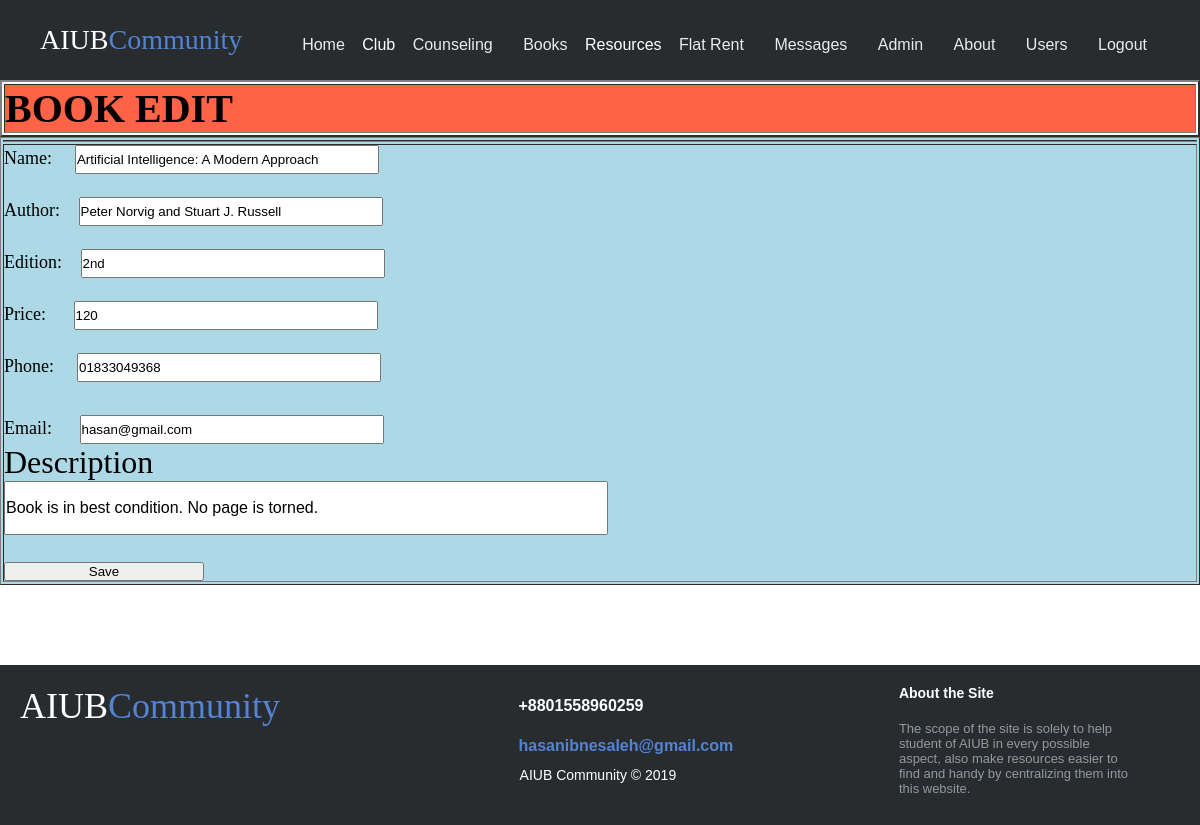
/App/Book/editBook.php?id=14 (signed in), run on the app's committed database.
### tables this page shows
CREATE TABLE `books` (
  `SL` int(255) NOT NULL,
  `Name` varchar(255) NOT NULL,
  `Author` varchar(255) NOT NULL,
  `Edition` varchar(255) NOT NULL,
  `Price` varchar(255) NOT NULL,
  `User` varchar(255) NOT NULL,
  `Image` varchar(255) NOT NULL,
  `Dir` varchar(255) NOT NULL,
  `Phone` varchar(255) NOT NULL,
  `Email` varchar(255) NOT NULL,
  `Description` varchar(1000) NOT NULL,
  `Approval` varchar(255) NOT NULL DEFAULT 'no'
);

### Library/db.php (called while the page is built)
<?php
$serverName="localhost";
$username="root";
$password="";
$databaseName="aiub community";
function executeNonQuery($query){
global $serverName,$username,$password,$databaseName;
$result=false;
$connection=mysqli_connect($serverName,$username,$password,$databaseName);
if($connection){
    $result=mysqli_query($connection,$query);
}
return $result;
}
function executeQuery($query){
    return executeNonQuery($query);
}
?>

### Data/user_data_access.php (called while the page is built, shortened)
<?php
include_once("../../Library/db.php");
function Book($id)
{
    $query="SELECT * FROM books WHERE SL = '$id'";
    $result=executeQuery($query);
    $book=null;
    if($result){
        $book=mysqli_fetch_assoc($result);
    }
    return $book;
}
?>

### Core/user_service.php (called while the page is built, shortened)
<?php
include_once("../../data/user_data_access.php");
function loadBook($id)
{
   return Book($id);
}
?>

### App/Book/editBook.php (the view, shortened to what this page needs)
<?php
$uname=$_SESSION['name'];
include_once("../../core/user_service.php");
$id=$_GET['id'];
$book=loadBook($id);
?>
<!DOCTYPE html>
<html>
<head>
  <link rel="stylesheet" href="../css/main.css" />
  <link rel="stylesheet" href="../css/header-fixed.css">
  <link rel="stylesheet" href="../CSS/assets/css/footer.css">
</head>
<body>
  <header class="header-fixed">
    <div class="header-limiter">
      <h1 style="font-family: Snell Roundhand,cursive;"><a href="../Admin/adminhome.php" >AIUB<span>Community</span></a></h1>
      <nav>
        <a href="../Admin/adminhome.php">Home</a>
        <div class="dropdown">
          <label>Club</label>
        </div>
        <a href="../Counseling/Altruists.php">Counseling</a>
        <a href="../Book/booksnew.php">Books</a>
        <div class="dropdown">
          <label>Resources</label>
        </div>
        <a href="../Flat/flats.php">Flat Rent</a>
        <a href="../Messages/Messages.php">Messages</a>
        <a href="../Profile/Profile.php"><?=$uname?></a>
        <a href="../About/About.php">About</a>
        <?php
        if ($uname=="Admin") {
          echo "<a href=\"../Admin/users.php\">Users</a>";
        }
        ?>
        <a href="../Login/logout.php">Logout</a>
      </nav>
    </div>
  </header>
  <table width="100%" border="2" align="center">
    <tr>
      <td colspan="3" align="center" style="background-color:Tomato;"><h1>BOOK EDIT</h1></td>
    </tr>
  </table>
      <table border="1" width="100%" align="center" style="background:LightBlue ;table-layout: fixed;">
          <tr>
          <td style="text-align: center;">
          </td>
        </tr>
        <tr>
            <td align="center">
        <form action="#" method="post" enctype="multipart/form-data" >
            <font size="4">Name: &nbsp;&nbsp;&nbsp;</font>
            <input type="text" name="name" style="width:300px;height: 25px;"  value="<?=$book['Name'] ?>"><br>
            <font size="4"><br>Author: &nbsp;&nbsp;</font>
            <input type="text" name="author" style="width:300px;height: 25px;" value="<?=$book['Author'] ?>"><br>
            <font size="4"><br>Edition: &nbsp;&nbsp;</font>
            <input type="text" name="edition" style="width:300px;height: 25px;" value="<?=$book['Edition'] ?>"><br>
            <font size="4"><br>Price: &nbsp;&nbsp;&nbsp;&nbsp;</font>
            <input type="text" name="price" style="width:300px;height: 25px;" value="<?=$book['Price'] ?>"><br>
            <font size="4"><br>Phone: &nbsp;&nbsp;&nbsp;</font>
            <input type="text" name="phone" style="width:300px;height: 25px;" value="<?=$book['Phone'] ?>"><br>
            <font size="4"><br>Email: &nbsp;&nbsp;&nbsp;&nbsp;</font>
            <input type="text" name="email" style="width:300px;height: 25px;" value="<?=$book['Email'] ?>">
            <font size="6"><br>Description</font><br>
            <input type="text" name="description" style="height:50px;width:600px; font-size:12pt;" value="<?=trim($book['Description']) ?>">
              <br/><br/>
            <input type="submit" name="uploadfilesub" value="Save" />
          </td>
          </tr>
    </table>
    <footer class="footer-distributed">
      <div class="footer-left">
        <h3>AIUB<span>Community</span></h3>
      </div>
      <div class="footer-center">
        <div>
          <p>+8801558960259</p>
        </div>
        <div>
          <p><a href="mailto:support@company.com">hasanibnesaleh@gmail.com</a></p>
        </div>
        <div>
          <p class="footer-company-name">&nbsp&nbsp&nbsp&nbsp&nbsp&nbsp&nbsp&nbspAIUB Community &copy; 2019</p>
        </div>
      </div>
      <div class="footer-right">
        <p class="footer-company-about">
          <span>About the Site</span>
          The scope of the site is solely to help student of AIUB in every possible aspect, also make resources easier to find and handy by centralizing them into this website.
        </p>
      </div>
    </footer>
</body>
</html>

### App/Book/CSS/main.css (style rules this page uses)
table[align="center"] { margin: 0 auto; }
table td { text-align: left; font-size: 20px; }
input { width: 200px; }
input[type="text"] { width:300px; height: 25px; }

### App/CSS/header-fixed.css (style rules this page uses)
* { margin: 0px; padding: 0px; }
.dropdown { position: relative; display: inline-block; }
.header-fixed { background-color:#292c2f; box-shadow:0 1px 1px #ccc; padding: 20px 40px; height: 80px; color: #ffffff; box-sizing: border-box; top:-100px; -webkit-transition:top 0.3s; transition:top 0.3s; }
.header-fixed .header-limiter { max-width: 1200px; text-align: center; margin: 0 auto; }
.header-fixed .header-limiter h1 { float: left; font: normal 28px Cookie, Arial, Helvetica, sans-serif; line-height: 40px; margin: 0; }
.header-fixed .header-limiter h1 span { color: #5383d3; }
.header-fixed .header-limiter a { color: #ffffff; text-decoration: none; }
.header-fixed .header-limiter nav { font:16px Arial, Helvetica, sans-serif; line-height: 40px; float: right; }
.header-fixed .header-limiter nav a { display: inline-block; padding: 5px 13px; text-decoration:none; color: #ffffff; opacity: 0.9; }

### App/CSS/assets/css/footer.css (style rules this page uses)
.footer-distributed { bottom:0; height:160px; background-color: #292c2f; box-shadow: 0 1px 1px 0 rgba(0, 0, 0, 0.12); box-sizing: border-box; width: 100%; text-align: left; font: bold 16px sans-serif; padding: 20px 20px; margin-top: 80px; }
.footer-distributed .footer-left, .footer-distributed .footer-center, .footer-distributed .footer-right { display: inline-block; vertical-align: top; }
.footer-distributed .footer-left { width: 40%; }
.footer-distributed h3 { color: #ffffff; font: normal 36px cursive; margin: 0; }
.footer-distributed h3 span { color: #5383d3; }
.footer-distributed .footer-company-name { color: #8f9296; font-size: 14px; font-weight: normal; margin: 0; }
.footer-distributed .footer-center { width: 35%; }
.footer-distributed .footer-center p { display: inline-block; color: #ffffff; vertical-align: middle; margin:0; }
.footer-distributed .footer-center p a { color: #5383d3; text-decoration: none;; }
.footer-distributed .footer-right { width: 20%; }
.footer-distributed .footer-company-about { color: #92999f; font-size: 13px; font-weight: normal; margin: 0; }
.footer-distributed .footer-company-about span { display: block; color: #ffffff; font-size: 14px; font-weight: bold; margin-bottom: 20px; }

### data on the page
books: name "Artificial Intelligence: A Modern Approach", author "Peter Norvig and Stuart J. Russell", edition "2nd", price "120", phone "01833049368", email "hasan@gmail.com", description "Book is in best condition. No page is torned."

### other printed values
$uname "Admin"
